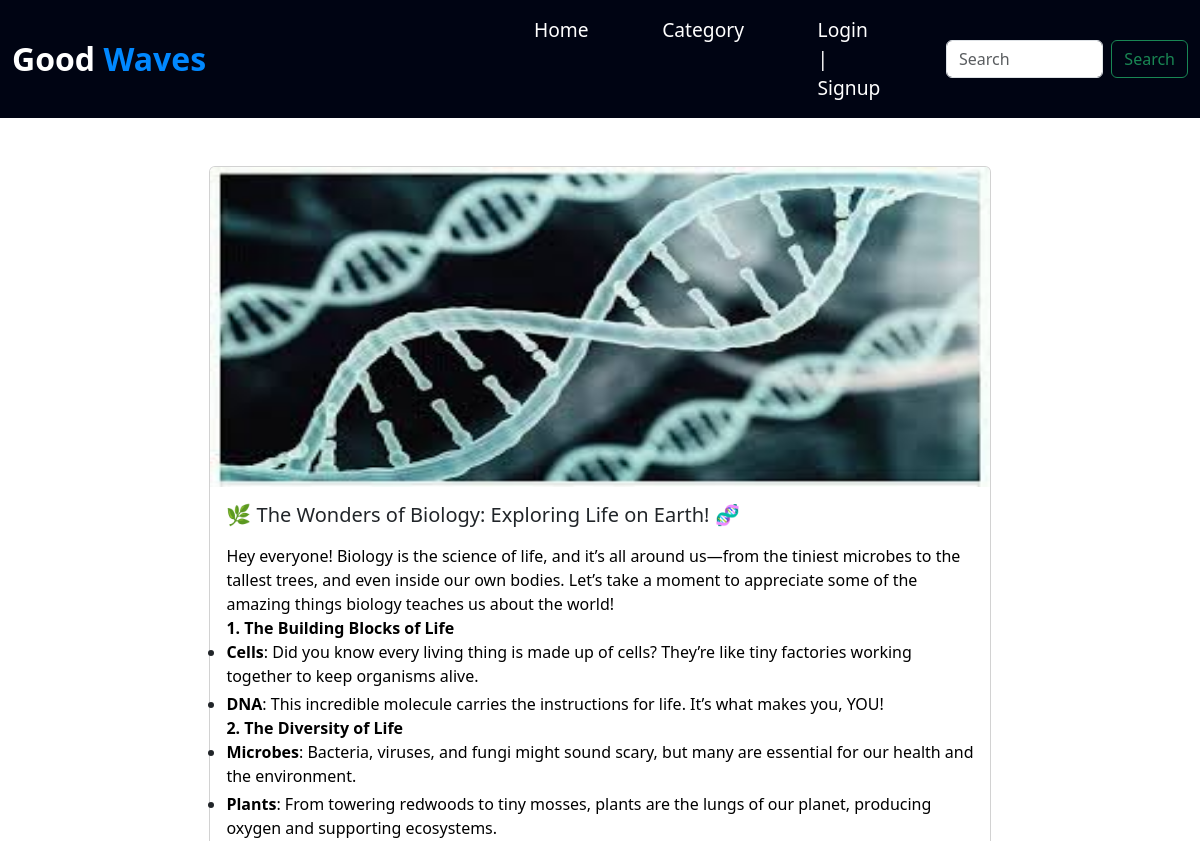
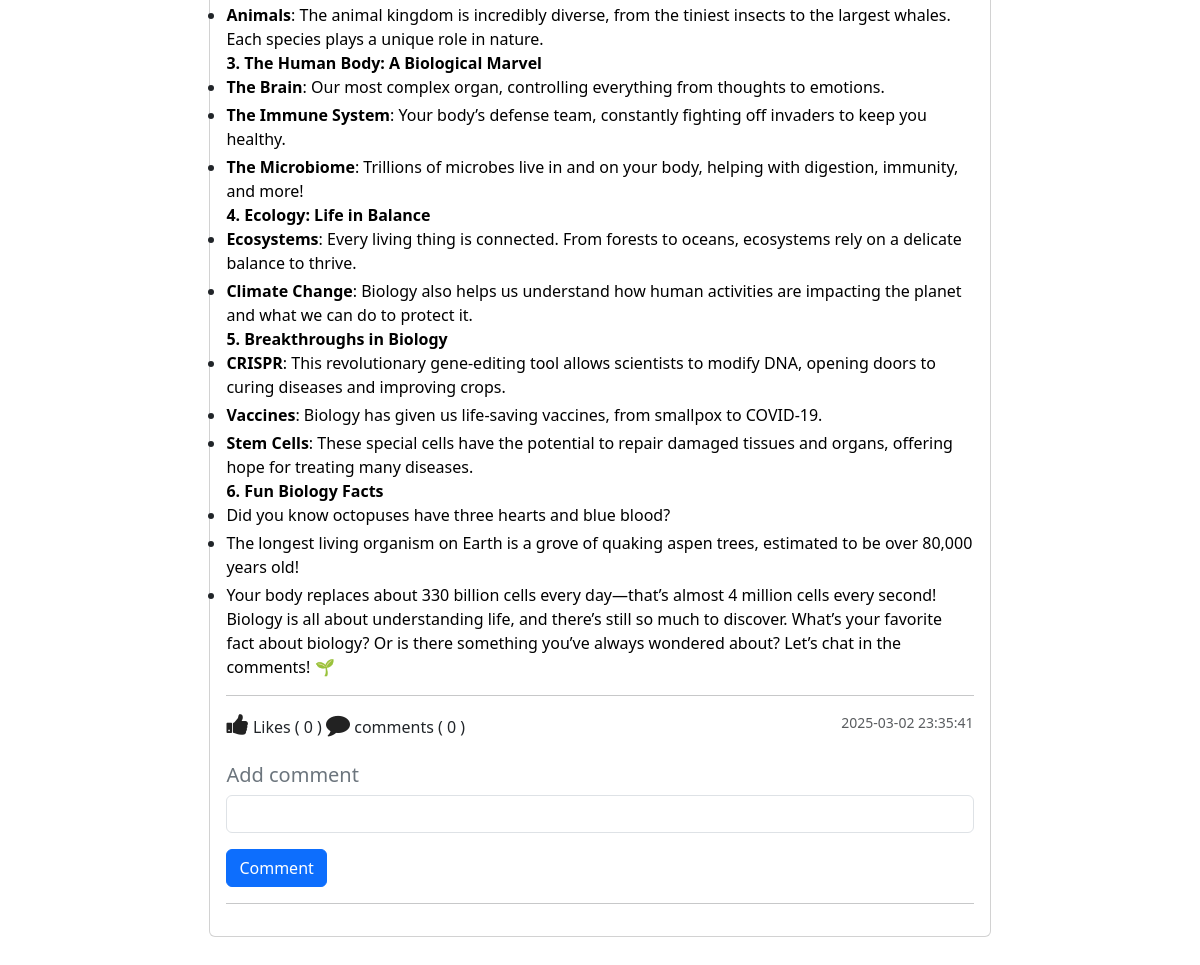
Page /blog-view.php?post_id=2 on the committed database (2 pictures, top to bottom).
### tables this page shows
CREATE TABLE `post` (
  `post_id` int(11) NOT NULL,
  `post_title` varchar(127) NOT NULL,
  `post_text` text NOT NULL,
  `category` int(11) NOT NULL,
  `publish` int(2) NOT NULL DEFAULT 1,
  `cover_url` varchar(255) NOT NULL DEFAULT 'default.jpg',
  `created_at` datetime NOT NULL DEFAULT current_timestamp()
);

### admin/data/Post.php (called while the page is built, shortened)
<?php
function getById($conn, $id){
   $sql = "SELECT * FROM post
           WHERE post_id=? AND publish=1";
   $stmt = $conn->prepare($sql);
   $stmt->execute([$id]);
   if($stmt->rowCount() >= 1){
         $data = $stmt->fetch();
         return $data;
   }else {
       return 0;
   }
}

### admin/data/Comment.php (called while the page is built, shortened)
<?php
function CountByPostID($conn, $id){
   $sql = "SELECT * FROM comment WHERE post_id=?";
   $stmt = $conn->prepare($sql);
   $stmt->execute([$id]);
   return $stmt->rowCount();
}
function likeCountByPostID($conn, $id){
   $sql = "SELECT * FROM post_like WHERE post_id=?";
   $stmt = $conn->prepare($sql);
   $stmt->execute([$id]);
   return $stmt->rowCount();
}

### blog-view.php (the view, shortened to what this page needs)
<?php
$logged = false;
if (isset($_GET['post_id'])) {
   	  include_once("admin/data/Post.php");
        include_once("admin/data/Comment.php");
        include_once("db_conn.php");
        $id = $_GET['post_id'];
        $post = getById($conn, $id);
?>
<!DOCTYPE html>
<html lang="en">
<head>
	<link href="https://cdn.jsdelivr.net/npm/bootstrap@5.3.0/dist/css/bootstrap.min.css" rel="stylesheet">
	<link rel="stylesheet" href="https://stackpath.bootstrapcdn.com/font-awesome/4.7.0/css/font-awesome.min.css">
	<link rel="stylesheet" href="css/style.css">
</head>
<body>
	<?php
        include 'inc/NavBar.php';
      ?>
    <div class="container mt-5">
    	 <section class="d-flex justify-content-center">
  	   <main class="main-blog " >
  	   	<div class="card main-blog-card mb-5 " >
	  <img src="upload/images/<?=$post['cover_url']?>" class="card-img-top" style="height: 20em; width: auto;" alt="...">
	  <div class="card-body">
	    <h5 class="card-title"><?=$post['post_title']?></h5>
	    <p class="card-text"><?=$post['post_text']?></p>
	    <hr>
<div class="d-flex justify-content-between">
<div class="react-btns">
	<?php
		$post_id = $post['post_id'];
		if ($logged) {
			$liked = isLikedByUserID($conn, $post_id, $user_id);
        if($liked){
		 ?>
    	<i class="fa fa-thumbs-up liked like-btn"
   	   post-id="<?=$post_id?>"
   	   liked="1"
   	   aria-hidden="true"></i>
       <?php }else{ ?>
      <i class="fa fa-thumbs-up like like-btn"
        post-id="<?=$post_id?>"
   	    liked="0"
        aria-hidden="true"></i>
    <?php } } else{ ?>
    <i class="fa fa-thumbs-up" aria-hidden="true"></i>
    <?php } ?>
   Likes (
    <span><?php
     echo likeCountByPostID($conn, $post['post_id']);
      ?></span> )
      <i class="fa fa-comment" aria-hidden="true"></i> comments (
	        <?php
            echo CountByPostID($conn, $post['post_id']);
	         ?>
	        )
	    </div>
	    <small class="text-body-secondary"><?=$post['created_at']?></small>
</div>
<form action="php/comment.php"
	      method="post"
	      id="comments">
	  <h5 class="mt-4 text-secondary">Add comment</h5>
	  <div class="mb-3">
	    <input type="text"
	           class="form-control"
	           name="comment">
	  </div>
	  <button type="submit" class="btn btn-primary">Comment</button>
	</form> <hr>
  </div>
  </div>
</main>
</section>
</div>
</body>
</html>
<?php }else {
	header("Location: blog.php");
	exit;
} ?>

### css/style.css (style rules this page uses)
.main-blog { width: 70%; justify-content: space-around; flex-wrap: wrap; gap: 3vh; }
.react-btns i { font-size: 24px; color: #222; cursor: pointer; }

### rows in the picture
post: cover_url (picture), post_title "🌿 The Wonders of Biology: Exploring Life on Earth! 🧬", post_text "Hey everyone! Biology is the science of life, and it’s all around us—from the tiniest microbes to the tallest trees, and even inside our own bodies. Let’s take a moment to appreciate some of the amazing things biology teaches us about the world! 1. The Building Blocks of Life Cells : Did you know every living thing is made up of cells? They’re like tiny factories working together to keep organisms alive. DNA : This incredible molecule carries the instructions for life. It’s what makes you, YOU! 2. The Diversity of Life Microbes : Bacteria, viruses, and fungi might sound scary, but many are essential for our health and the environment. Plants : From towering redwoods to tiny mosses, plants…", created_at "2025-03-02 23:35:41"

### other values in the picture
likeCountByPostID($conn, $post['post_id']) "0"
CountByPostID($conn, $post['post_id']) "0"
